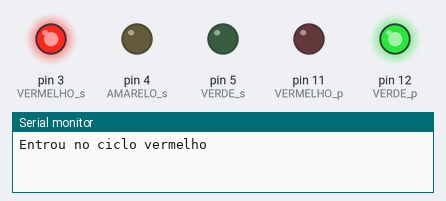
A sketch run on a simulated Arduino Uno, built with avr-gcc and run on an emulated ATmega328P. On the bench: output pins drawn as LEDs (lit = HIGH), the last lines printed to the serial monitor.

Above: at 2.5 s.
At 7.5 s:
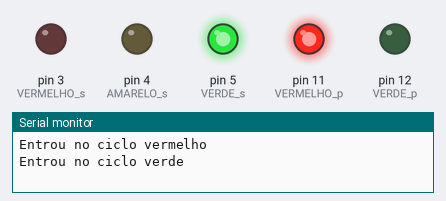
At 10.5 s:
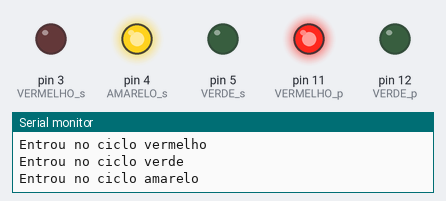
Timing chart, 0 to 14.3 s (numbered marks = the images above):
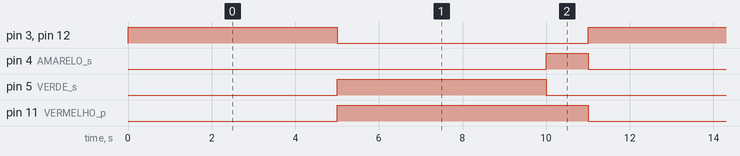

The sketch:

seriall2.ino
```cpp
#define VERMELHO_s 3 //VERMELHO SEMÁFORO
#define AMARELO_s 4 //AMARELO SEMÁFORO
#define VERDE_s 5 //VERDE SEMÁFORO
#define VERMELHO_p 11 //VERMELHO PEDESTRES
#define VERDE_p 12 //VERDE PEDESTRES

void setup()
{
  // Define pinos como saída do semáforo
  pinMode (VERMELHO_s, OUTPUT);
  pinMode(AMARELO_s, OUTPUT);
  pinMode(VERDE_s, OUTPUT);
  // Define pinos como saída da sinaleira pedestres
  pinMode(VERMELHO_p, OUTPUT);
  pinMode(VERDE_p, OUTPUT);
  Serial.begin(9600);
}

void loop()
{
  ciclo_vermelho ();
  ciclo_verde ();
  ciclo_amarelo ();
}

void ciclo_vermelho ()
{
  Serial.println("Entrou no ciclo vermelho");
  digitalWrite(VERDE_p, HIGH);
  digitalWrite(VERMELHO_s, HIGH);
  digitalWrite (VERMELHO_p, LOW);
  delay(5000);
  digitalWrite(VERMELHO_s, LOW);
  digitalWrite(VERMELHO_p, HIGH);
}

void ciclo_verde ()
{
  Serial.println("Entrou no ciclo verde");
  digitalWrite(VERDE_p, LOW);
  digitalWrite(VERDE_s, HIGH);
  delay(5000);
  digitalWrite(VERDE_s,LOW);
}

void ciclo_amarelo ()
{
  Serial.println("Entrou no ciclo amarelo");
  digitalWrite(AMARELO_s, HIGH);
  delay(1000);
  digitalWrite(AMARELO_s, LOW);

}
```

Measured:
- by itself, pin 3 (VERMELHO_s), pin 5 (VERDE_s), pin 12 (VERDE_p): alternates HIGH for 5.0 s and LOW for 6.0 s
- by itself, pin 4 (AMARELO_s): alternates HIGH for 1.0 s and LOW for 10.0 s
- by itself, pin 11 (VERMELHO_p): alternates HIGH for 6.0 s and LOW for 5.0 s
